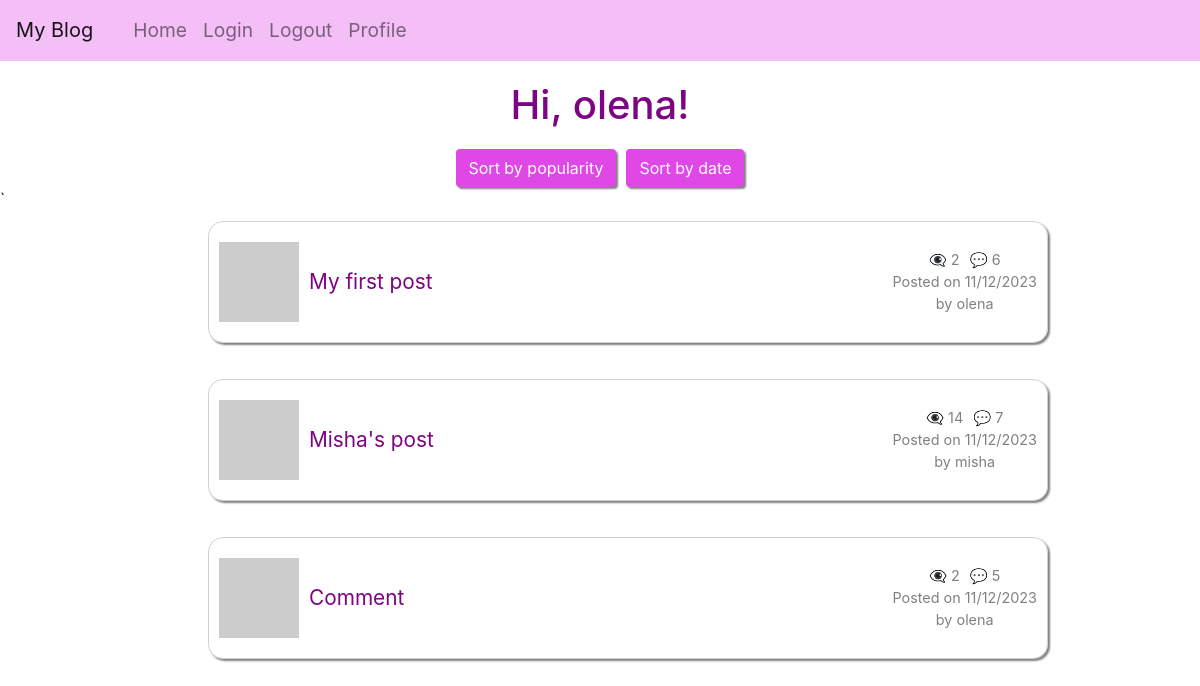
The app's page /home (signed in), older data.
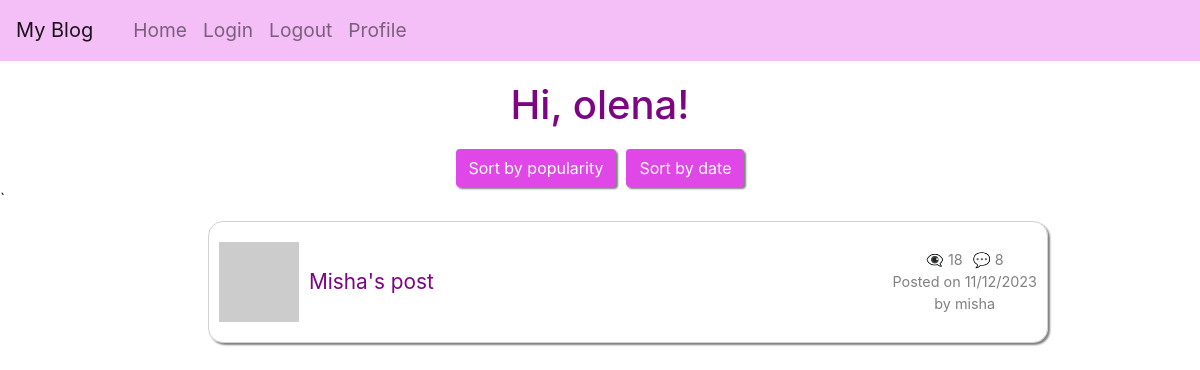
The same page, newer data.
### app/models/models.py (models this page shows, shortened)
class User(UserMixin, db.Model):
    __tablename__ = "user"
    id = db.Column(db.Integer, primary_key=True)
    username = db.Column(String(64), unique=True, nullable=False)
    email = db.Column(db.String(120), unique=True, nullable=False)
    isAdmin = db.Column(db.Boolean, nullable=False)
    password_hash = db.Column(String(256))
    profile_image = db.Column(String(256))
    info = db.Column(String(256))
    posts = db.relationship('Post', back_populates='user', cascade='all, delete-orphan')
    comments = db.relationship('Comment', back_populates='user', cascade='all, delete-orphan')
    @login.user_loader
    def load_user(id):
        return db.session.get(User, int(id))
    def get_avatar(self, size):
        digest = md5(self.email.lower().encode('utf-8')).hexdigest()
        self.profile_image = f'https://www.gravatar.com/avatar/{digest}?d=identicon&s={size}'
        return self.profile_image

class Post(db.Model):
    __tablename__ = "post"
    id = db.Column(db.Integer, primary_key=True)
    body = db.Column(String(2500))
    timestamp = db.Column(DateTime, default=func.now())
    user_id = db.Column(db.Integer, db.ForeignKey('user.id'), nullable=False)
    user = db.relationship('User', back_populates='posts')
    comments = db.relationship('Comment', back_populates='post', cascade='all, delete-orphan')
    views = db.Column(db.Integer, server_default=str(0))
    def get_comments_length(self):
        commments = Comment.query.filter_by(post_id=self.id).all()
        return len(commments)

### app/routes/routes.py (the view)
@app.route('/')
@app.route('/home')
@login_required
def index():
    posts = Post.query.all()
    return render_template("index.html", title='Home Page', posts=posts)

### app/templates/index.html
{% extends "base.html" %} {% block content %} {% if current_user.isAdmin %}
<div class="admin-view-link"><a href="/admin">Admin view</a></div>
<div class="extra">
    <h1 class="greeting">Hi, {{current_user.username }}!</h1>
</div>
{% else %}
<h1 class="greeting">Hi, {{current_user.username }}!</h1>
{% endif %}
<div class="sort-buttons">
    <a
        class="btn btn-default"
        href="{{ url_for('sort', sort_by='popularity') }}"
        >Sort by popularity</a
    >
    <a class="btn btn-default" href="{{ url_for('sort', sort_by='date') }}"
        >Sort by date</a
    >
</div>
{% if posts %} `{% for post in posts %}
<div class="posts">
    <ul>
        <a href="{{url_for('post', id=post.id)}}" class="post-link">
            <li class="post">
                <div class="avatar-comment">
                    <img src="{{ post.user.get_avatar(20) }}" />
                    {% if post.body|length > 100 %} {{ post.body[0:100] }} ...
                    {%else %} {{ post.body }} {% endif %}
                </div>
                <div class="comments-date">
                    <div class="comments-views">
                        {% if not post.views%}
                        <p>👁️‍🗨️ 0</p>
                        {% else %}
                        <p>👁️‍🗨️ {{post.views}}</p>
                        {% endif %}
                        <p>💬 {{post.get_comments_length()}}</p>
                    </div>
                    <p>Posted on {{post.timestamp.strftime('%d/%m/%Y')}}</p>
                    <p>by {{post.user.username}}</p>
                </div>
            </li></a
        >
    </ul>
</div>
{% endfor %} {% else %}
<h4>Be the first to create a post</h4>
{% endif %} {% endblock %}

### app/templates/base.html (shortened to what this page needs)
<html>
    <head>
        <link
            rel="stylesheet"
            href="https://maxcdn.bootstrapcdn.com/bootstrap/4.0.0-beta.3/css/bootstrap.min.css"
        />
        <link rel="stylesheet" href="../static/style.css" />
    </head>
    <body>
        <nav class="navbar navbar-expand-lg navbar-light">
            <a class="navbar-brand" href="{{url_for('index')}}">My Blog</a>
            <div class="collapse navbar-collapse" id="navbarSupportedContent">
                <ul class="navbar-nav mr-auto">
                    <li class="nav-item">
                        <a class="nav-link" href="{{url_for('index')}}">Home</a>
                    </li>
                    <li class="nav-item">
                        <a class="nav-link" href="{{url_for('login')}}"
                            >Login</a
                        >
                    </li>
                    <li class="nav-item">
                        <a class="nav-link" href="{{url_for('logout')}}"
                            >Logout</a
                        >
                    </li>
                    <li class="nav-item">
                        <a
                            class="nav-link"
                            href="{{url_for('user', username=current_user.username)}}"
                            >Profile</a
                        >
                    </li>
                </ul>
            </div>
        </nav>
         {% block content %}{% endblock %}
    </body>
</html>

### app/static/style.css (style rules this page uses)
* { margin: 0; box-sizing: border-box; }
html { scroll-behavior: smooth; }
a { cursor: pointer; text-decoration: none; color: rgb(223, 71, 231); }
button, .btn { cursor: pointer; }
.btn { float: right; background: rgb(223, 71, 231); color: white; box-shadow: 2px 2px 2px grey; }
ul { list-style-type: none; margin-left: 1rem; font-size: larger; }
.navbar { background: rgba(223, 71, 231, 0.35); }
.greeting { text-align: center; color: rgb(125, 4, 131); margin: 20px 0; }
.posts { display: flex; flex-direction: column; align-items: center; }
.post { margin: 10px; border: 1px solid rgba(128, 128, 128, 0.364); border-radius: 15px; padding: 20px 10px; box-shadow: 2px 2px 2px grey; width: 70vw; display: flex; flex-direction: row; justify-content: space-between; align-items: center; gap: 20px; }
.comments-date { display: flex; flex-direction: column; font-size: 0.9rem; align-items: center; color: grey; margin: 0; }
.comments-views { display: flex; flex-direction: row; font-size: 0.9rem; justify-content: center; gap: 10px; }
.avatar-comment { display: flex; gap: 10px; align-items: center; color: rgb(125, 4, 131); }
.comments-date p { display: flex; flex-direction: column; align-items: flex-end; margin: 0px; }
a .post { color: rgb(125, 4, 131); font-size: 1.3rem; }
.sort-buttons { display: flex; justify-content: center; align-items: center; gap: 10px; }

Row changes from the older to the newer data that the page shows:
removed Post: body "My first post", views "2", get_comments_length "6", timestamp "11/12/2023", user.username "olena"
removed Post: body "Comment", views "2", get_comments_length "5", timestamp "11/12/2023", user.username "olena"
changed Post "Misha's post": views "14" → "18"; get_comments_length "7" → "8"
